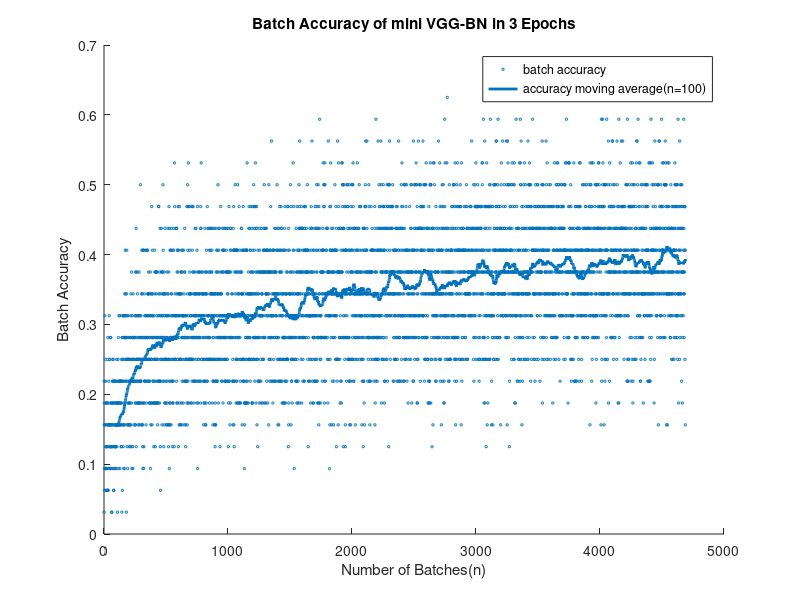

Here is the MATLAB script that generated this plot:
clear;
clc;
clf;

stats = csvread("stats.csv");

running_acc = stats(:,3);
epoch1 = running_acc(1:1563);
epoch2 = running_acc(1565:3127);
epoch3 = running_acc(3128:end);

epoch1_running_acc_new = conv(epoch1, [1,-1]);
epoch2_running_acc_new = conv(epoch2, [1,-1]);
epoch3_running_acc_new = conv(epoch3, [1,-1]);

epoch1_running_acc_new = epoch1_running_acc_new(1:end-1)/32;
epoch2_running_acc_new = epoch2_running_acc_new(1:end-1)/32;
epoch3_running_acc_new = epoch3_running_acc_new(1:end-1)/32;

filter = ones(1,100)/100;
e_tot = cat(1,epoch1_running_acc_new,epoch2_running_acc_new,epoch3_running_acc_new);
e_tot_f = conv(e_tot, filter, 'valid');

% plot(stats(2:end,1), e_tot, 'linewidth', 2); 
scatter(stats(2:end,1), e_tot, 3); 

hold on;
plot(100:length(e_tot_f)+99, e_tot_f, 'linewidth', 2); 
xlabel('Number of Batches(n)');
ylabel('Batch Accuracy');
title('Batch Accuracy of mini VGG-BN in 3 Epochs');
legend('batch accuracy', 'accuracy moving average(n=100)')


